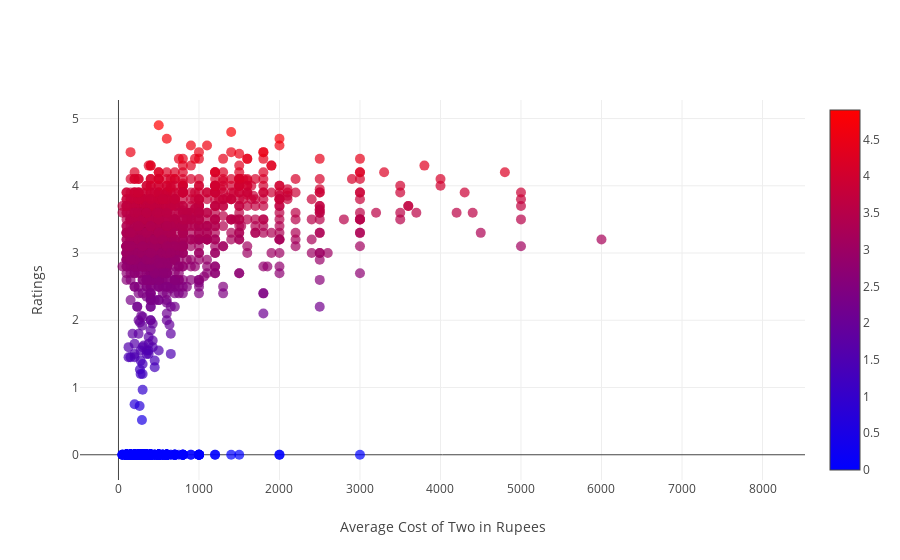

The code cell stored with this chart in its notebook:
### Code cell
data = [
    go.Scatter(x = data_ncr_rest['Average Cost for two'],
              y = data_ncr_rest['Aggregate rating'],
               text = data_ncr['Text'],
              mode = "markers",
               marker = dict(opacity = 0.7,
                            size = 10,
                            color = data_ncr_rest['Aggregate rating'], #Set color equalivant to rating
                            colorscale= 'Bluered',
                            showscale=True,
                             maxdisplayed=2500,
                            ),
                hoverinfo="text+x+y",
              )
]
layout = go.Layout(autosize=True,
                   xaxis=dict(title="Average Cost of Two in Rupees",
                             #titlefont=dict(size=20,),
                             #tickmode="linear",
                             ),
                   yaxis=dict(title="Ratings",
                             #titlefont=dict(size=17,),
                             ),
                  )
iplot(dict(data=data, layout=layout))

### Figure 1 — Plotly figure (JSON) as saved in the notebook; plotly's stock layout.template omitted (floating-point values rounded to 4 significant figures; data arrays with more than 128 entries replaced by an {"elided": "..."} marker saying what was removed)
{"data": [{"hoverinfo": "text+x+y", "marker": {"color": {"elided": "6016 float values"}, "colorscale": "Bluered", "maxdisplayed": 2500, "opacity": 0.7, "showscale": true, "size": 10}, "mode": "markers", "text": {"elided": "7922 str values"}, "x": {"elided": "6016 float values"}, "y": {"elided": "6016 float values"}, "type": "scatter", "uid": "8929be82-b053-11e8-844c-0242ac130008"}], "layout": {"autosize": true, "xaxis": {"title": "Average Cost of Two in Rupees"}, "yaxis": {"title": "Ratings"}}}
